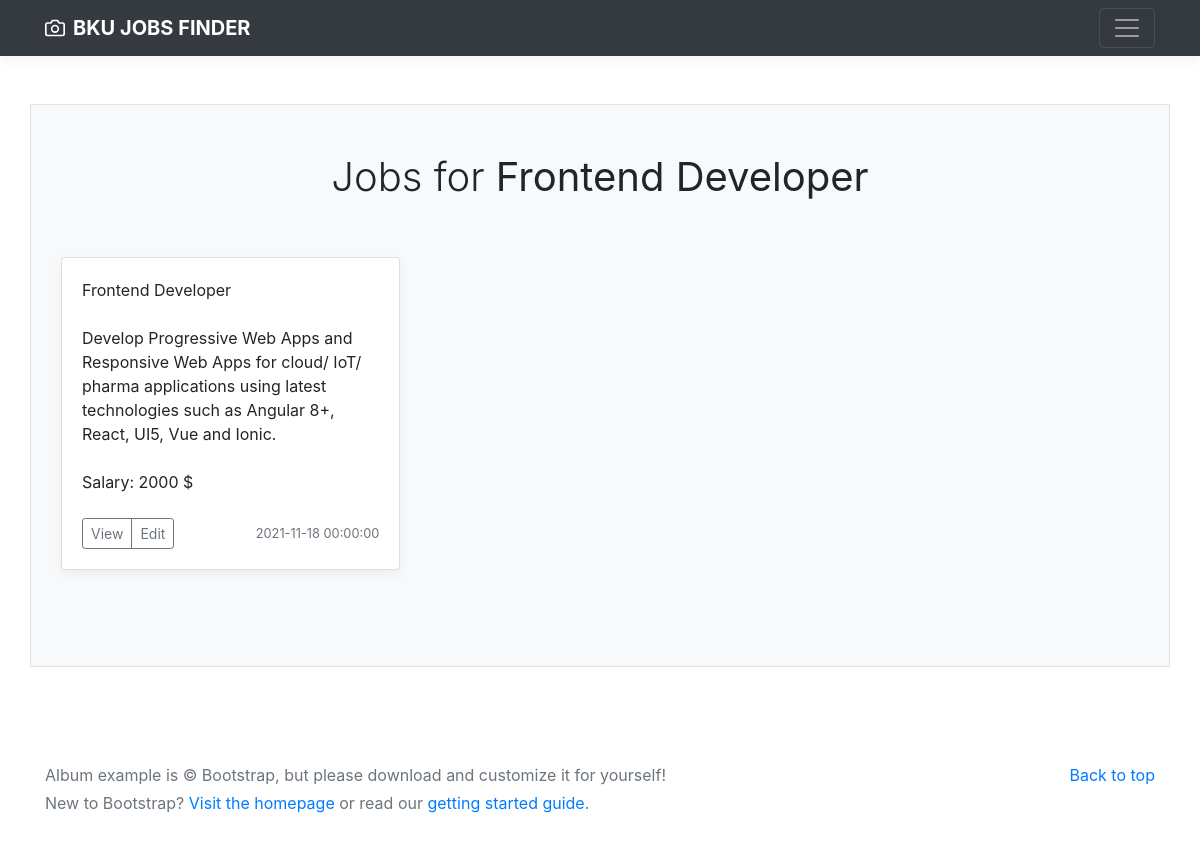
Page /pages/Products/index.php?keyword=Frontend Developer on the committed database.
### tables this page shows
CREATE TABLE `Jobs` (
  `Jobs_id` int(11) NOT NULL,
  `user_id` int(11) DEFAULT NULL,
  `Category_id` int(11) DEFAULT NULL,
  `Jobs_name` varchar(150) DEFAULT NULL,
  `Jobs_summary` varchar(50) DEFAULT NULL,
  `Jobs_description` text DEFAULT NULL,
  `Jobs_quantity` int(5) DEFAULT NULL,
  `Jobs_salary` int(11) DEFAULT NULL,
  `Jobs_createAt` datetime DEFAULT NULL,
  `Jobs_updatedAt` datetime DEFAULT NULL,
  `Jobs_hide` int(11) DEFAULT NULL
);

### class/Backend.php (called while the page is built, shortened)
<?php
class Backend
{
    private $host = '';
    private $user = '';
    private $pass = '';
    private $dbname = 'bku-assignment';
    private $connect = '';
    public function __construct()
    {
        $this->connect = new mysqli($this->host,$this->user,$this->pass,$this->dbname,3307);
    }
    public function get_job_by_keyword($keyword)
    {
        $sql = "SELECT Jobs_id as 'ID', Jobs_name as 'NAME', Jobs_description as 'DESCRIPTION', Jobs_updatedAt as 'UPDATEDAT', Jobs_salary as 'SALARY' FROM `Jobs` WHERE Jobs_name LIKE ?";
        if ($stmt = mysqli_prepare($this->connect, $sql)){
            mysqli_stmt_bind_param($stmt, "s", $param_term);
            if(mysqli_stmt_execute($stmt)){
                return mysqli_stmt_get_result($stmt);
            }
            else
            {
                return false;
            }
        }
        else{
            return false;
        }
    }
}

### pages/Products/index.php (the view, shortened to what this page needs)
<?php
if (isset($_GET['keyword'])) {
  $keyword = $_GET['keyword'];
} else {
  $keyword = NULL;
}
include_once '../../class/Backend.php';
$Backend = new Backend;
?>
<!DOCTYPE html>
<html lang="en">
<?php
include_once('../../components/header/index.php')
?>
<main>
  <div class="container my-5 py-5 bg-light border">
    <h1 class="fw-light text-center jumbotron-heading"><?php
                                                        if (is_null($keyword)) {
                                                          echo "Top Jobs";
                                                        } else {
                                                          echo "Jobs for <strong>" . $keyword."</strong>";
                                                        }
                                                        ?></h1>
    <div class="album py-5 bg-light">
      <div class="container">
        <div class="row row-cols-1 row-cols-sm-2 row-cols-md-4 g-3" id="job_list">
          <?php
          $result = $Backend->get_job_by_keyword($keyword);
          if ($result->num_rows > 0) {
            while ($row = $result->fetch_assoc()) {
          ?>
              <div class="col-md-4">
                <div class="card mb-4 box-shadow h-100">
                  <div class="card-body d-flex flex-column justify-content-between">
                    <p class="card-text"><?php echo $row["NAME"]; ?></p>
                    <p class="card-text"><?php echo $row["DESCRIPTION"]; ?></p>
                    <p class="card-text">Salary: <?php echo $row["SALARY"]; ?> $</p>
                    <div class="d-flex justify-content-between align-items-center ">
                      <div class="btn-group">
                        <button type="button" class="btn btn-sm btn-outline-secondary">View</button>
                        <button type="button" class="btn btn-sm btn-outline-secondary">Edit</button>
                      </div>
                      <small class="text-muted"><?php echo $row["UPDATEDAT"]; ?></small>
                    </div>
                  </div>
                </div>
              </div>
            <?php
            }
          }
          ?>
        </div>
      </div>
    </div>
  </div>
</main>
<?php
include_once('../../components/footer/index.php')
?>
</html>

### index.css (style rules this page uses)
:root { --jumbotron-padding-y: 3rem; }
.jumbotron-heading { font-weight: 300; }
.box-shadow { box-shadow: 0 .25rem .75rem rgba(0, 0, 0, .05); }

### rows in the picture
jobs: Jobs_name "Frontend Developer", Jobs_description "Develop Progressive Web Apps and Responsive Web Apps for cloud/ IoT/ pharma applications using latest technologies such as Angular 8+, React, UI5, Vue and Ionic.", Jobs_salary "2000", Jobs_updatedAt "2021-11-18 00:00:00"

### other values in the picture
$keyword "Frontend Developer"
